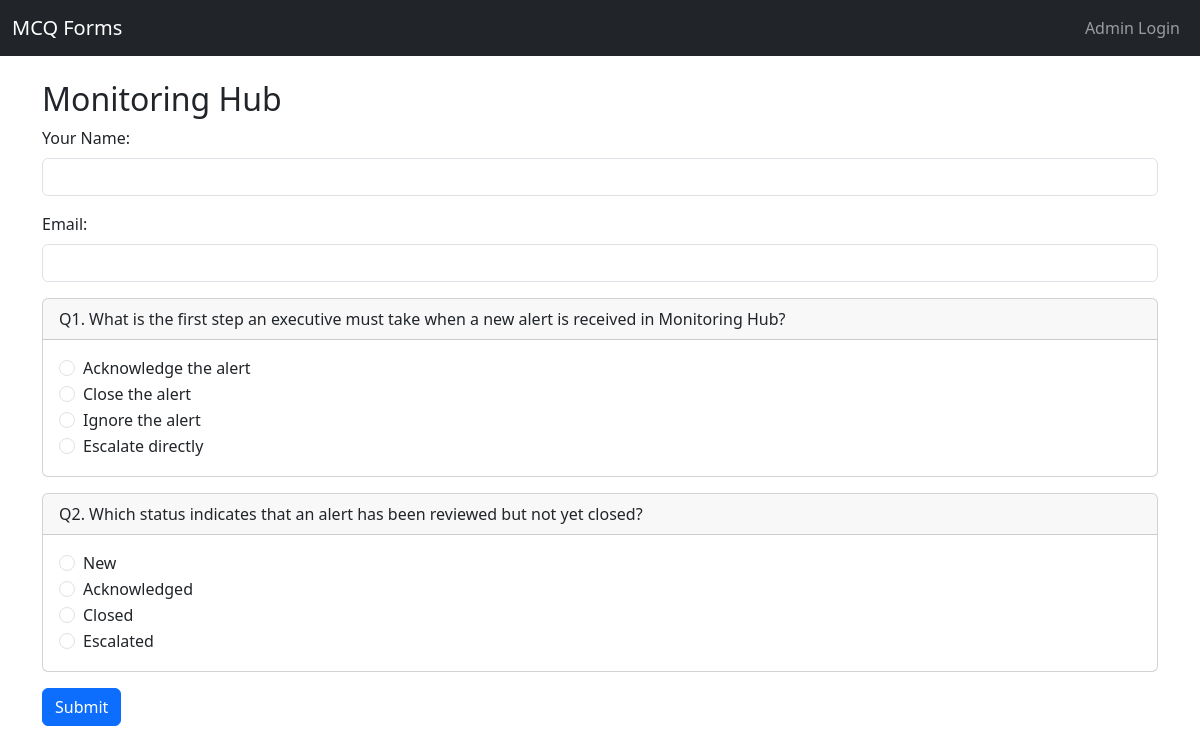
The app's page /section/1 with its own data.
### tables this page shows
CREATE TABLE sections (
            id INTEGER PRIMARY KEY AUTOINCREMENT,
            name TEXT NOT NULL,
            description TEXT
        );

CREATE TABLE questions (
            id INTEGER PRIMARY KEY AUTOINCREMENT,
            section_id INTEGER NOT NULL,
            text TEXT NOT NULL,
            options TEXT NOT NULL,
            correct_option INTEGER NOT NULL,
            FOREIGN KEY(section_id) REFERENCES sections(id)
        );

### mhform.py (the view)
@app.route('/section/<int:section_id>')
def section_page(section_id):
    db = get_db()
    section = db.execute('SELECT * FROM sections WHERE id=?', (section_id,)).fetchone()
    if not section:
        return 'Section not found', 404
    qrows = db.execute('SELECT * FROM questions WHERE section_id=?', (section_id,)).fetchall()
    questions = []
    for q in qrows:
        questions.append({
            'id': q['id'],
            'text': q['text'],
            'options': json.loads(q['options'])
        })
    return render_template('section.html', section=section, questions=questions)

### mhform.py (called while the page is built)
def get_db():
    db = getattr(g, '_database', None)
    if db is None:
        db = g._database = sqlite3.connect(DB_PATH)
        db.row_factory = sqlite3.Row
    return db

@app.teardown_appcontext
def close_connection(exception):
    db = getattr(g, '_database', None)
    if db is not None:
        db.close()

### templates/section.html
{% extends "base.html" %}
{% block body %}
<h2>{{ section['name'] }}</h2>
<form method="POST" action="{{ url_for('submit_section', section_id=section['id']) }}">
  <div class="mb-3">
    <label for="name" class="form-label">Your Name:</label>
    <input type="text" name="name" id="name" class="form-control" required>
  </div>
  <div class="mb-3">
    <label for="email" class="form-label">Email:</label>
    <input type="email" name="email" id="email" class="form-control" required>
  </div>
  {% for q in questions %}
  <div class="card mb-3">
    <div class="card-header">
      Q{{ loop.index }}. {{ q['text'] }}
    </div>
    <div class="card-body">
      {% for opt in q['options'] %}
      <div class="form-check">
        <input
          class="form-check-input"
          type="radio"
          name="q_{{ q['id'] }}"
          id="opt{{ loop.index0 }}_q{{ q['id'] }}"
          value="{{ loop.index0 }}"
          required
        >
        <label class="form-check-label" for="opt{{ loop.index0 }}_q{{ q['id'] }}">
          {{ opt }}
        </label>
      </div>
      {% endfor %}
    </div>
  </div>
  {% endfor %}
  <button type="submit" class="btn btn-primary">Submit</button>
</form>
{% endblock %}

### records on screen
sections: name "Monitoring Hub"
questions: text "What is the first step an executive must take when a new alert is received in Monitoring Hub?", opt "Acknowledge the alert" "Close the alert" "Ignore the alert" "Escalate directly"
questions: text "Which status indicates that an alert has been reviewed but not yet closed?", opt "New" "Acknowledged" "Closed" "Escalated"
